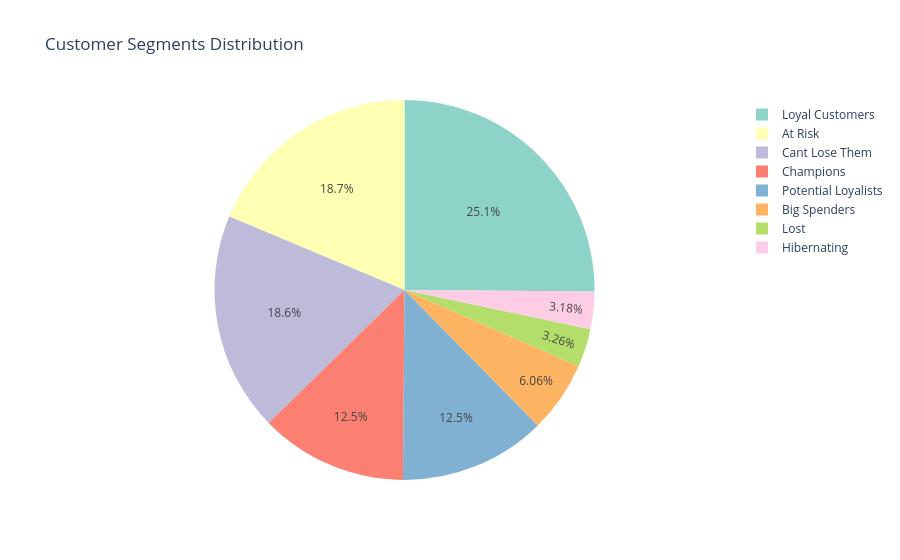
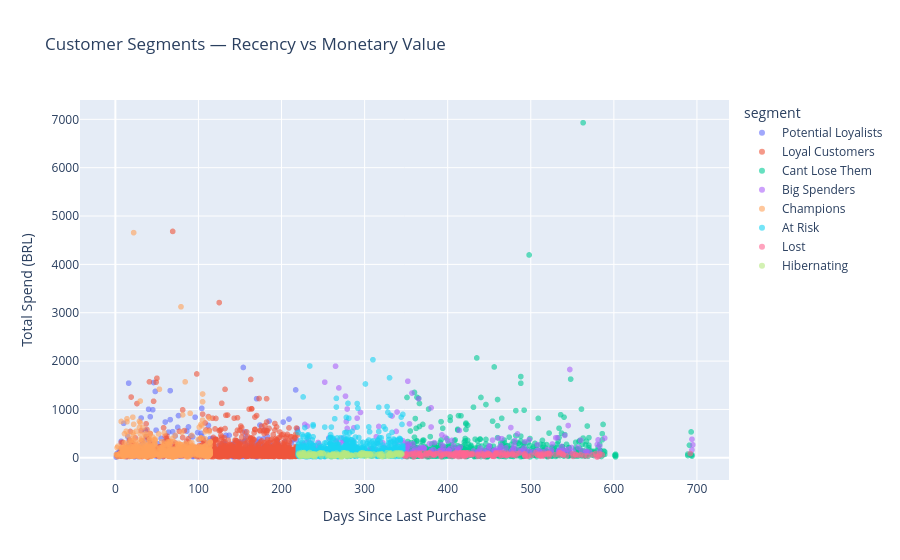

The code cell stored with these charts, in order, in its notebook:
### Code cell
# Pie chart of segments
fig = px.pie(seg_counts,
             values="count",
             names="segment",
             title="Customer Segments Distribution",
             color_discrete_sequence=px.colors.qualitative.Set3)
fig.show()

# Scatter plot: Recency vs Monetary colored by segment
fig2 = px.scatter(rfm.sample(5000, random_state=42),
                  x="recency",
                  y="monetary",
                  color="segment",
                  title="Customer Segments — Recency vs Monetary Value",
                  labels={"recency":"Days Since Last Purchase",
                          "monetary":"Total Spend (BRL)"},
                  opacity=0.6)
fig2.show()

# Segment summary table
seg_summary = rfm.groupby("segment").agg(
    count     = ("customer_id_unique", "count"),
    avg_recency   = ("recency",   "mean"),
    avg_frequency = ("frequency", "mean"),
    avg_monetary  = ("monetary",  "mean"),
    total_revenue = ("monetary",  "sum")
).round(2).reset_index()

print("\n📋 Segment Summary:")
print(seg_summary.to_string(index=False))

### Figure 1 — Plotly figure (JSON) as saved in the notebook; plotly's stock layout.template omitted (floating-point values rounded to 4 significant figures)
{"data": [{"domain": {"x": [0, 1], "y": [0, 1]}, "hovertemplate": "segment=%{label}<br>count=%{value}<extra></extra>", "labels": ["Loyal Customers", "At Risk", "Cant Lose Them", "Champions", "Potential Loyalists", "Big Spenders", "Lost", "Hibernating"], "legendgroup": "", "name": "", "showlegend": true, "type": "pie", "values": [23458, 17436, 17408, 11710, 11673, 5654, 3044, 2967]}], "layout": {"legend": {"tracegroupgap": 0}, "piecolorway": ["rgb(141,211,199)", "rgb(255,255,179)", "rgb(190,186,218)", "rgb(251,128,114)", "rgb(128,177,211)", "rgb(253,180,98)", "rgb(179,222,105)", "rgb(252,205,229)", "rgb(217,217,217)", "rgb(188,128,189)", "rgb(204,235,197)", "rgb(255,237,111)"], "title": {"text": "Customer Segments Distribution"}}}

### Figure 2 — Plotly figure (JSON) as saved in the notebook; plotly's stock layout.template omitted (floating-point values rounded to 4 significant figures; data arrays with more than 128 entries replaced by an {"elided": "..."} marker saying what was removed)
{"data": [{"hovertemplate": "segment=Potential Loyalists<br>Days Since Last Purchase=%{x}<br>Total Spend (BRL)=%{y}<extra></extra>", "legendgroup": "Potential Loyalists", "marker": {"color": "#636efa", "opacity": 0.6, "symbol": "circle"}, "mode": "markers", "name": "Potential Loyalists", "showlegend": true, "type": "scattergl", "x": {"elided": "646 int values"}, "xaxis": "x", "y": {"elided": "646 float values"}, "yaxis": "y"}, {"hovertemplate": "segment=Loyal Customers<br>Days Since Last Purchase=%{x}<br>Total Spend (BRL)=%{y}<extra></extra>", "legendgroup": "Loyal Customers", "marker": {"color": "#EF553B", "opacity": 0.6, "symbol": "circle"}, "mode": "markers", "name": "Loyal Customers", "showlegend": true, "type": "scattergl", "x": {"elided": "1270 int values"}, "xaxis": "x", "y": {"elided": "1270 float values"}, "yaxis": "y"}, {"hovertemplate": "segment=Cant Lose Them<br>Days Since Last Purchase=%{x}<br>Total Spend (BRL)=%{y}<extra></extra>", "legendgroup": "Cant Lose Them", "marker": {"color": "#00cc96", "opacity": 0.6, "symbol": "circle"}, "mode": "markers", "name": "Cant Lose Them", "showlegend": true, "type": "scattergl", "x": {"elided": "913 int values"}, "xaxis": "x", "y": {"elided": "913 float values"}, "yaxis": "y"}, {"hovertemplate": "segment=Big Spenders<br>Days Since Last Purchase=%{x}<br>Total Spend (BRL)=%{y}<extra></extra>", "legendgroup": "Big Spenders", "marker": {"color": "#ab63fa", "opacity": 0.6, "symbol": "circle"}, "mode": "markers", "name": "Big Spenders", "showlegend": true, "type": "scattergl", "x": {"elided": "283 int values"}, "xaxis": "x", "y": {"elided": "283 float values"}, "yaxis": "y"}, {"hovertemplate": "segment=Champions<br>Days Since Last Purchase=%{x}<br>Total Spend (BRL)=%{y}<extra></extra>", "legendgroup": "Champions", "marker": {"color": "#FFA15A", "opacity": 0.6, "symbol": "circle"}, "mode": "markers", "name": "Champions", "showlegend": true, "type": "scattergl", "x": {"elided": "617 int values"}, "xaxis": "x", "y": {"elided": "617 float values"}, "yaxis": "y"}, {"hovertemplate": "segment=At Risk<br>Days Since Last Purchase=%{x}<br>Total Spend (BRL)=%{y}<extra></extra>", "legendgroup": "At Risk", "marker": {"color": "#19d3f3", "opacity": 0.6, "symbol": "circle"}, "mode": "markers", "name": "At Risk", "showlegend": true, "type": "scattergl", "x": {"elided": "940 int values"}, "xaxis": "x", "y": {"elided": "940 float values"}, "yaxis": "y"}, {"hovertemplate": "segment=Lost<br>Days Since Last Purchase=%{x}<br>Total Spend (BRL)=%{y}<extra></extra>", "legendgroup": "Lost", "marker": {"color": "#FF6692", "opacity": 0.6, "symbol": "circle"}, "mode": "markers", "name": "Lost", "showlegend": true, "type": "scattergl", "x": {"elided": "179 int values"}, "xaxis": "x", "y": {"elided": "179 float values"}, "yaxis": "y"}, {"hovertemplate": "segment=Hibernating<br>Days Since Last Purchase=%{x}<br>Total Spend (BRL)=%{y}<extra></extra>", "legendgroup": "Hibernating", "marker": {"color": "#B6E880", "opacity": 0.6, "symbol": "circle"}, "mode": "markers", "name": "Hibernating", "showlegend": true, "type": "scattergl", "x": {"elided": "152 int values"}, "xaxis": "x", "y": {"elided": "152 float values"}, "yaxis": "y"}], "layout": {"legend": {"title": {"text": "segment"}, "tracegroupgap": 0}, "title": {"text": "Customer Segments — Recency vs Monetary Value"}, "xaxis": {"anchor": "y", "domain": [0, 1], "title": {"text": "Days Since Last Purchase"}}, "yaxis": {"anchor": "x", "domain": [0, 1], "title": {"text": "Total Spend (BRL)"}}}}
